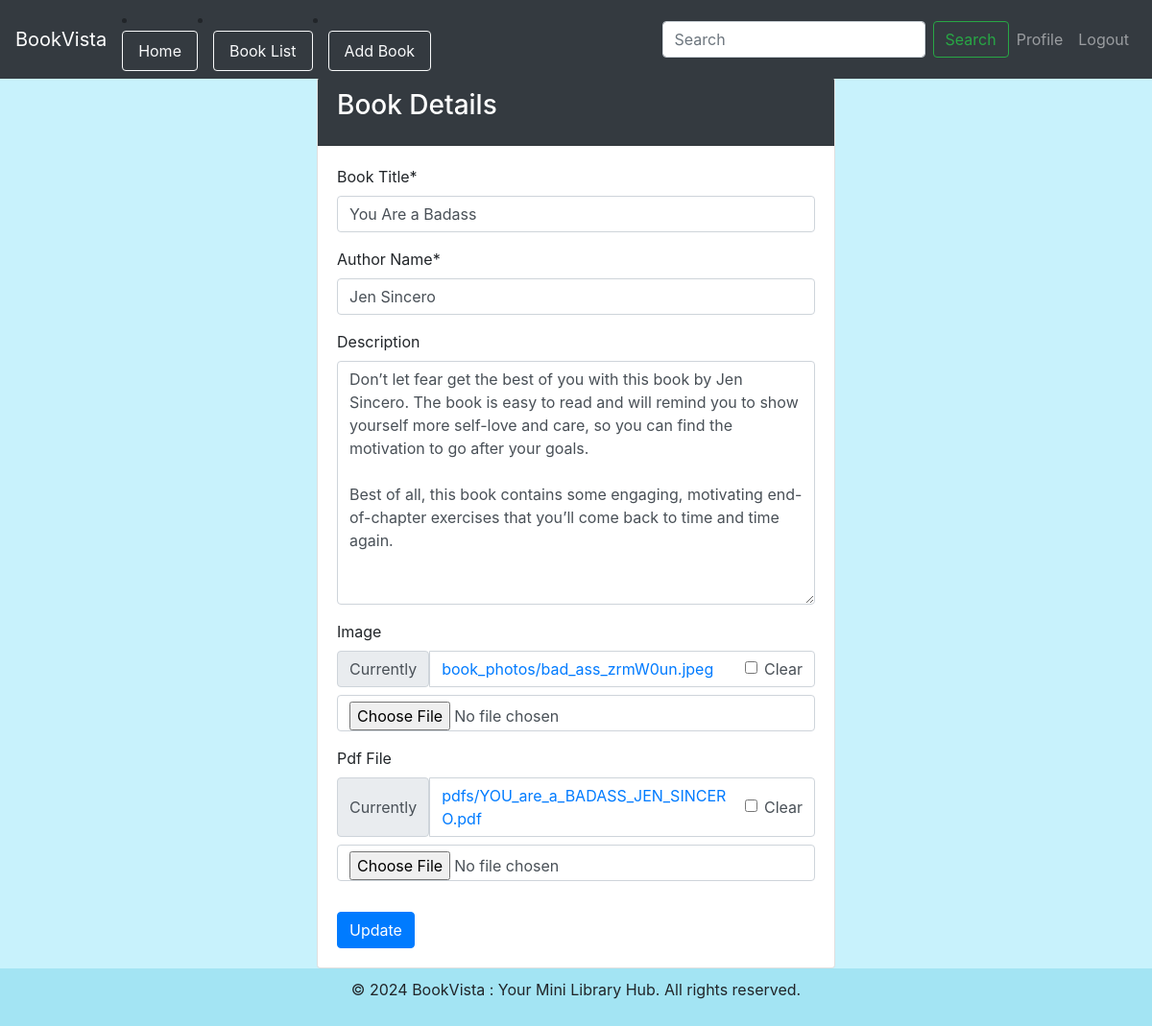
The page /account/profile/edit_book/20/ (signed in) on the database its author committed.
### book_store/models.py (models this page shows, shortened)
class BookModel(models.Model):
    owner = models.ForeignKey(User, on_delete=models.CASCADE,)
    book_title = models.CharField(max_length=150,unique=True)
    slug = models.SlugField(null=False,unique=True)
    author = models.CharField(max_length=150)
    description = models.TextField(blank=True)
    add_date = models.DateTimeField(auto_now_add = True)
    modified_date = models.DateField(auto_now=True)
    pdf = models.FileField(upload_to="pdfs/",null=True,blank=True)
    photo = models.ImageField(upload_to='book_photos/',blank=True,null=True)
    status = models.CharField(max_length = 15, choices = status_choices,default = "pending" )

### book_store/views.py (the view, shortened to what this page needs)
# urls.py: path("account/profile/edit_book/<int:id>/", views.edit_book, name="edit_book"),
@login_required(login_url="login")
def edit_book(request, id):
    book = get_object_or_404(BookModel, pk=id)
    form = AddBookForm(instance=book)
    return render(request, "edit_book.html", {"form": form, "book": book})

### book_store/forms.py (shortened to what this page needs)
class AddBookForm(forms.ModelForm):
    class Meta:
        model = BookModel
        fields = ["book_title","author","description","photo",'pdf',]
        labels = {
            "book_title" : "Book Title",
            "author" : "Author Name",
            "description" : "Description",
            "photo" : "Image",
            "pdf" : "Pdf File"
        }

### book_store/templates/edit_book.html (shortened to what this page needs)
{% extends "home.html" %}
{% load crispy_forms_tags %}
{% block link %}
<li class="nav-item">
    <a class="nav-link btn btn-outline-light" href="{% url "homepage" %}">Home</a>
</li>
<li class="nav-item">
    <a class="nav-link btn btn-outline-light ml-3" href="{% url "show_book" %}">Book List</a>
</li>
<li class="nav-item">
    <a class="nav-link btn btn-outline-light ml-3" href="{% url "add_book" %}">Add Book</a>
</li>
{% endblock link %}
{% block body %}
<div class="container mt-4">
    <div class="row justify-content-center">
        <div class="col-md-6">
            <div class="card">
                <div class="card-header bg-dark text-white ">
                    <h3 class="card-title">Book Details</h3>
                </div>
                <div class="card-body">
                    <form method="post" enctype="multipart/form-data" action="{% url 'edit_book' id=book.id %}">
                        {{ form|crispy }}
                        <button type="submit" class="btn btn-primary mt-3">Update</button>
                    </form>
                </div>
            </div>
        </div>
    </div>
</div>
{% endblock body %}

### book_store/templates/home.html (style rules this page uses)
.card-body { display: flex; flex-direction: column; justify-content: space-between; height: 100%; }
.container { margin-top: 20px; }
body { padding-top: 56px; overflow-y: auto; padding-bottom: 60px; }

### rows shown on the page
BookModel: book_title "You Are a Badass", author "Jen Sincero", description "Don’t let fear get the best of you with this book by Jen Sincero. The book is easy to read and will remind you to show yourself more self-love and care, so you can find the motivation to go after your goals. Best of all, this book contains some engaging, motivating end-of-chapter exercises that you’ll come back to time and time again."
